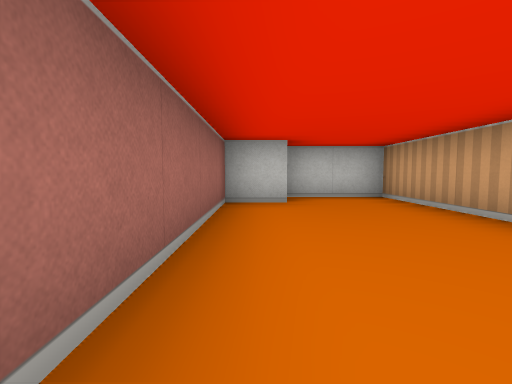
View 1 (above)

16 first-person views from a walk through a cub3D maze. The camera is about half as high as the walls, tilts 4° down and sees 85° across. The floor is counted in squares. Each view is taken from the middle of a square. On the plan, view 1 faces up. The plan holds only what a view shows up to about 9 squares ahead; the rest is blank.

View 2
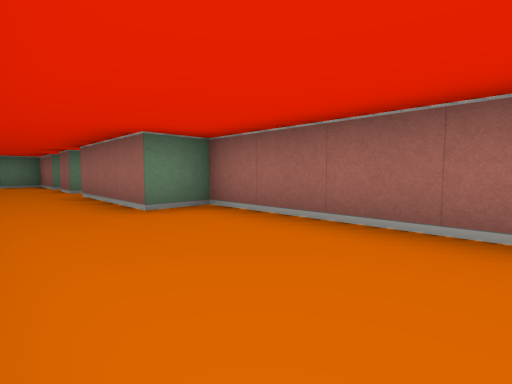

View 3
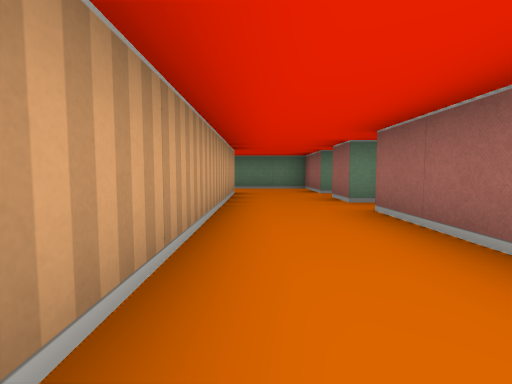

View 4
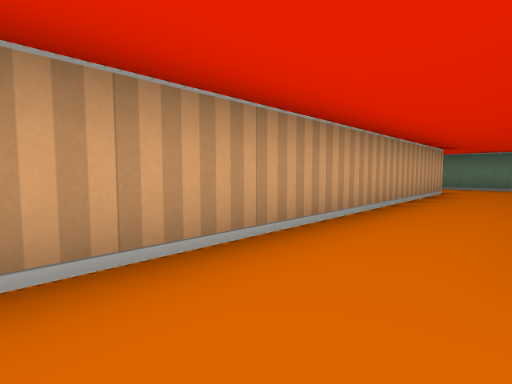

View 5
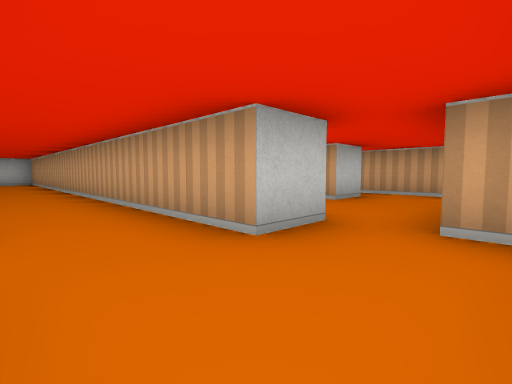

View 6
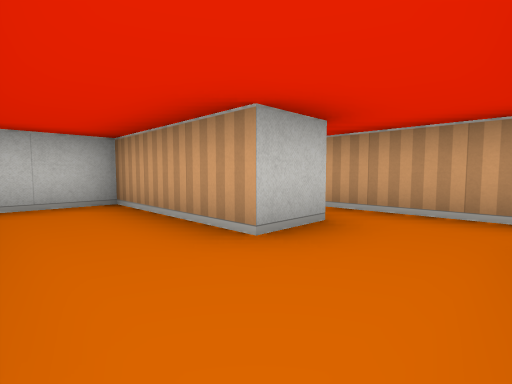

View 7
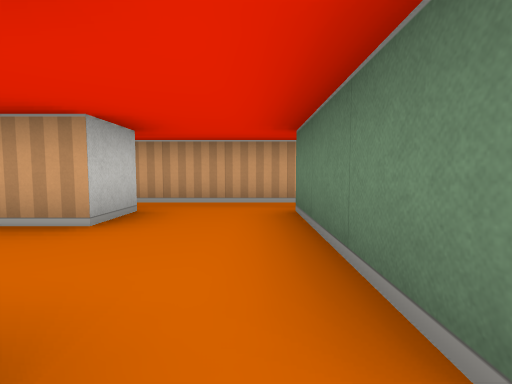

View 8
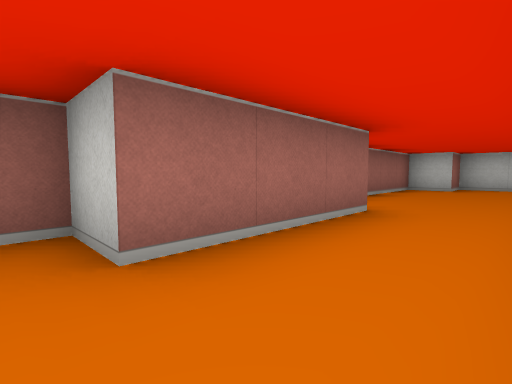

View 9
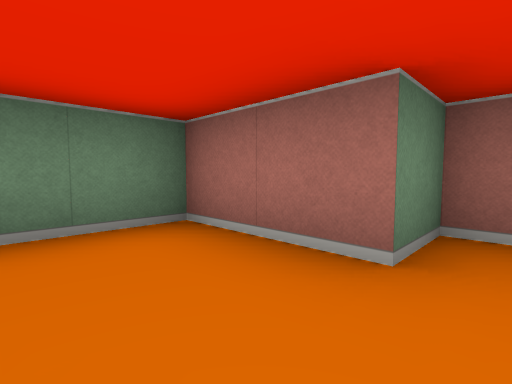

View 10
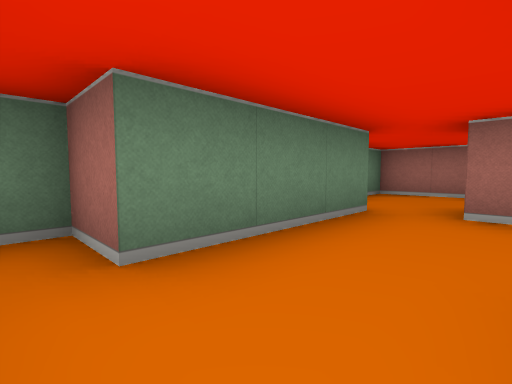

View 11
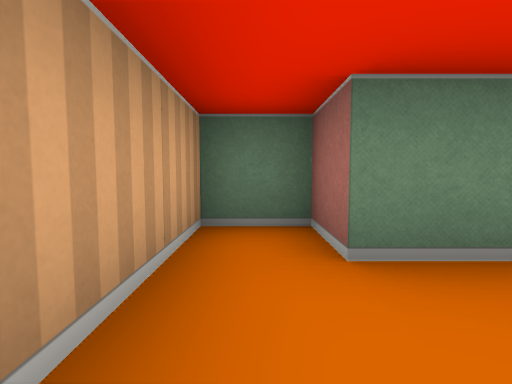

View 12
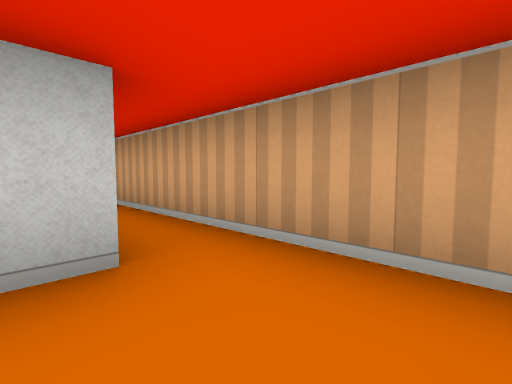

View 13
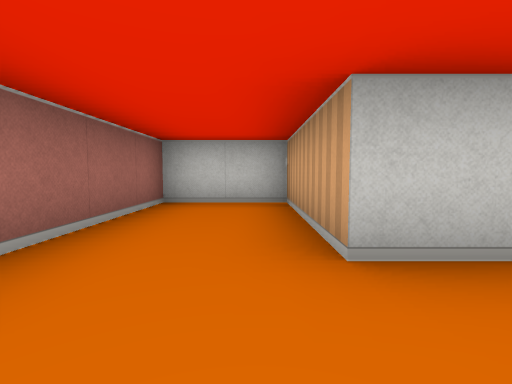

View 14
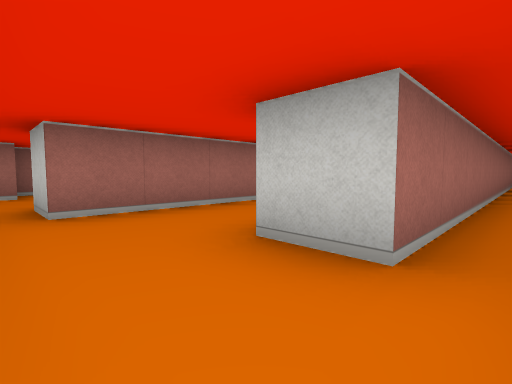

View 15
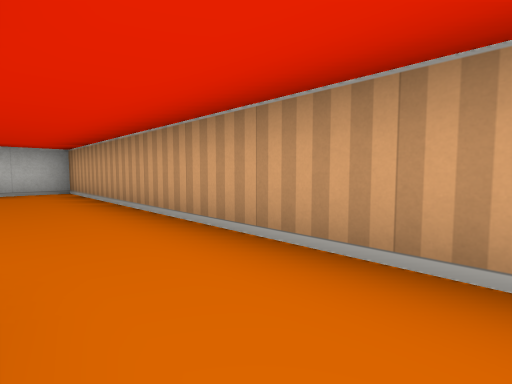

View 16
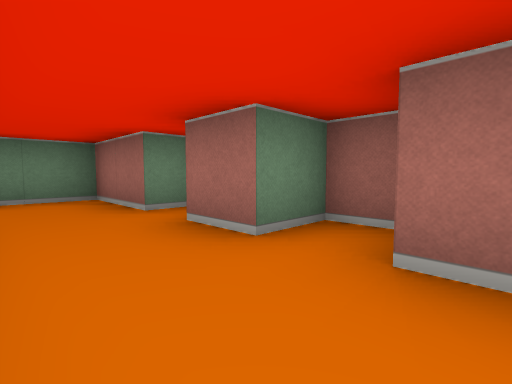

### Floor plan
Ten units are one square. View 1 is at (0, 0); x grows to the right and y downward. Boxes are objects, and circles mark ways between rooms. Rooms are numbered by the first view taken in them; rooms with no view inside come last. Other rooms are left out.
<svg viewBox="-10 -60 90 150">
<path fill="none" stroke="#000" d="M-5 60 -5 65 5 65 5 85 30 85M25 65 25 -55 5 -55 5 -45 -5 -45 -5 5 5 5 5 35 -5 35 -5 45 5 45 5 55M35 80 35 75M55 55 55 25 35 25 35 65 25 65M35 75 55 75M55 75 65 75 65 85 75 85 75 25M65 -41 65 55 55 55"/>
<circle cx="30" cy="70" r="3" fill="#2a7"/>
<circle cx="60" cy="65" r="3" fill="#2a7"/>
<text x="10" y="10">1</text>
<text x="40" y="50">2</text>
<text x="70" y="30">3</text>
</svg>
Room 1 opens to room 2. Room 2 opens to room 3.

Where each view was taken, in squares from view 1:
view 1: 0 up, 0 right, facing up
view 2: 3 up, 2 right, facing down-left
view 3: 0 up, 2 right, facing down
view 4: 1 up, 1 right, facing down-right
view 5: 8 down, 1 right, facing up-right
view 6: 7 down, 4 right, facing up-right
view 7: 7 down, 3 right, facing right
view 8: 4 down, 2 right, facing up-left
view 9: 6 down, 2 right, facing down-left
view 10: 6 down, 7 right, facing down-left
view 11: 6 down, 7 right, facing down
view 12: 7 down, 6 right, facing up-right
view 13: 7 down, 5 right, facing up
view 14: 7 down, 7 right, facing up-left
view 15: 2 down, 1 right, facing up-right
view 16: 3 down, 2 right, facing down-left
